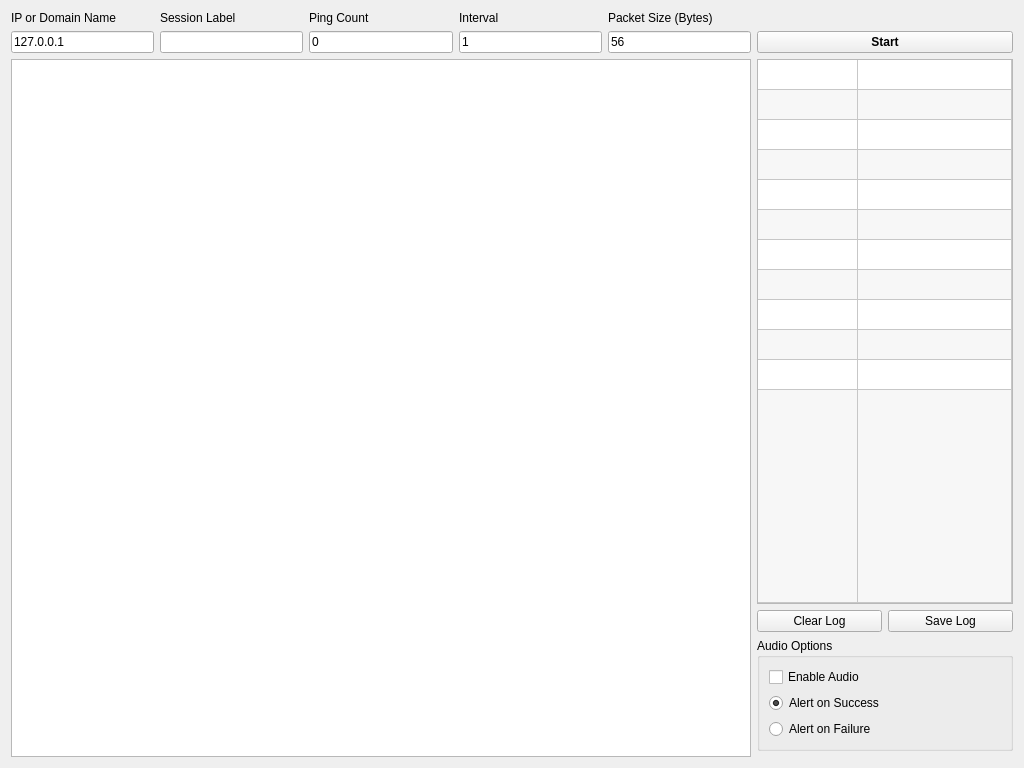
<?xml version="1.0" encoding="UTF-8"?>
<ui version="4.0">
 <class>tab_container</class>
 <widget class="QWidget" name="tab_container">
  <property name="geometry">
   <rect>
    <x>0</x>
    <y>0</y>
    <width>1024</width>
    <height>768</height>
   </rect>
  </property>
  <property name="windowTitle">
   <string>tab_container</string>
  </property>
  <layout class="QGridLayout" name="gridLayout_2">
   <item row="0" column="0">
    <layout class="QGridLayout" name="gridLayout">
     <item row="0" column="1">
      <widget class="QLabel" name="label">
       <property name="text">
        <string>Session Label</string>
       </property>
      </widget>
     </item>
     <item row="1" column="5" colspan="2">
      <widget class="QPushButton" name="toggle_start">
       <property name="font">
        <font>
         <weight>75</weight>
         <bold>true</bold>
        </font>
       </property>
       <property name="text">
        <string>Start</string>
       </property>
      </widget>
     </item>
     <item row="0" column="0">
      <widget class="QLabel" name="ip_line_label">
       <property name="text">
        <string>IP or Domain Name</string>
       </property>
      </widget>
     </item>
     <item row="0" column="2">
      <widget class="QLabel" name="label_2">
       <property name="text">
        <string>Ping Count</string>
       </property>
      </widget>
     </item>
     <item row="0" column="3">
      <widget class="QLabel" name="label_3">
       <property name="text">
        <string>Interval</string>
       </property>
      </widget>
     </item>
     <item row="2" column="5" colspan="2">
      <widget class="QTableWidget" name="stats_table">
       <property name="alternatingRowColors">
        <bool>true</bool>
       </property>
       <property name="selectionMode">
        <enum>QAbstractItemView::MultiSelection</enum>
       </property>
       <property name="rowCount">
        <number>12</number>
       </property>
       <property name="columnCount">
        <number>2</number>
       </property>
       <attribute name="horizontalHeaderVisible">
        <bool>false</bool>
       </attribute>
       <attribute name="horizontalHeaderMinimumSectionSize">
        <number>40</number>
       </attribute>
       <attribute name="horizontalHeaderStretchLastSection">
        <bool>true</bool>
       </attribute>
       <attribute name="verticalHeaderVisible">
        <bool>false</bool>
       </attribute>
       <attribute name="verticalHeaderStretchLastSection">
        <bool>true</bool>
       </attribute>
       <row/>
       <row/>
       <row/>
       <row/>
       <row/>
       <row/>
       <row/>
       <row/>
       <row/>
       <row/>
       <row/>
       <row/>
       <column/>
       <column/>
       <item row="0" column="0">
        <property name="text">
         <string/>
        </property>
       </item>
       <item row="1" column="0">
        <property name="text">
         <string/>
        </property>
       </item>
       <item row="2" column="0">
        <property name="text">
         <string/>
        </property>
       </item>
       <item row="4" column="0">
        <property name="text">
         <string/>
        </property>
       </item>
       <item row="5" column="0">
        <property name="text">
         <string/>
        </property>
       </item>
       <item row="6" column="0">
        <property name="text">
         <string/>
        </property>
       </item>
      </widget>
     </item>
     <item row="4" column="5" colspan="2">
      <widget class="QGroupBox" name="audio_options">
       <property name="title">
        <string>Audio Options</string>
       </property>
       <layout class="QVBoxLayout" name="verticalLayout">
        <item>
         <widget class="QCheckBox" name="toggle_audio">
          <property name="text">
           <string>Enable Audio</string>
          </property>
         </widget>
        </item>
        <item>
         <widget class="QRadioButton" name="alert_success">
          <property name="text">
           <string>Alert on Success</string>
          </property>
          <property name="checked">
           <bool>true</bool>
          </property>
         </widget>
        </item>
        <item>
         <widget class="QRadioButton" name="alert_failure">
          <property name="text">
           <string>Alert on Failure</string>
          </property>
         </widget>
        </item>
       </layout>
      </widget>
     </item>
     <item row="1" column="1">
      <widget class="QLineEdit" name="session_line"/>
     </item>
     <item row="1" column="3">
      <widget class="QLineEdit" name="interval_line">
       <property name="text">
        <string>1</string>
       </property>
      </widget>
     </item>
     <item row="1" column="2">
      <widget class="QLineEdit" name="ping_count_line">
       <property name="text">
        <string>0</string>
       </property>
      </widget>
     </item>
     <item row="1" column="0">
      <widget class="QLineEdit" name="ip_line">
       <property name="text">
        <string>127.0.0.1</string>
       </property>
      </widget>
     </item>
     <item row="3" column="5">
      <widget class="QPushButton" name="clear_log_button">
       <property name="text">
        <string>Clear Log</string>
       </property>
      </widget>
     </item>
     <item row="3" column="6">
      <widget class="QPushButton" name="save_log_button">
       <property name="text">
        <string>Save Log</string>
       </property>
      </widget>
     </item>
     <item row="1" column="4">
      <widget class="QLineEdit" name="packet_size_line">
       <property name="text">
        <string>56</string>
       </property>
      </widget>
     </item>
     <item row="2" column="0" rowspan="4" colspan="5">
      <widget class="QTextEdit" name="output_textedit"/>
     </item>
     <item row="0" column="4">
      <widget class="QLabel" name="packet_size_label">
       <property name="text">
        <string>Packet Size (Bytes)</string>
       </property>
      </widget>
     </item>
    </layout>
   </item>
  </layout>
 </widget>
 <resources/>
 <connections/>
</ui>
